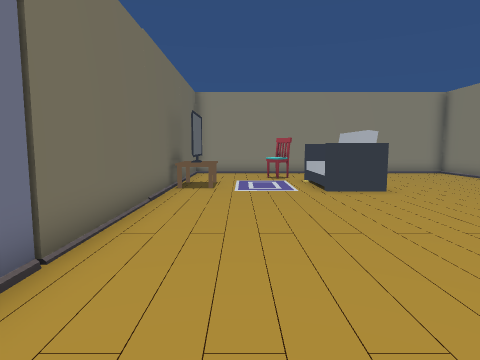
[1] (above)

16 first-person views from a walk through a Unity game level. The camera is 1.4 m above the floor, tilts 6° down and sees 75° across. The floor is counted in squares, 1 m on a side. Each view is taken from the middle of a square. On the plan, view 1 faces up. The plan holds only what a view shows up to about 14 squares ahead; the rest is blank. The place goes on beyond the plan. Some animated figures are left out.

[2]
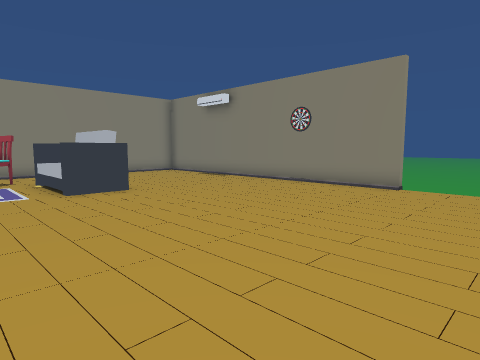

[3]
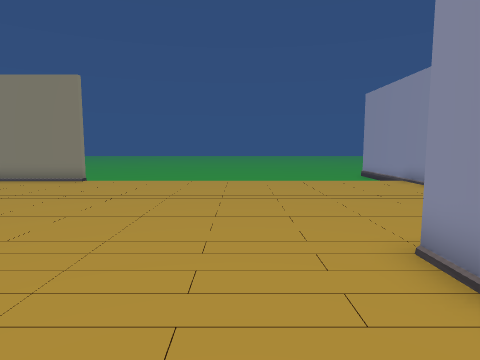

[4]
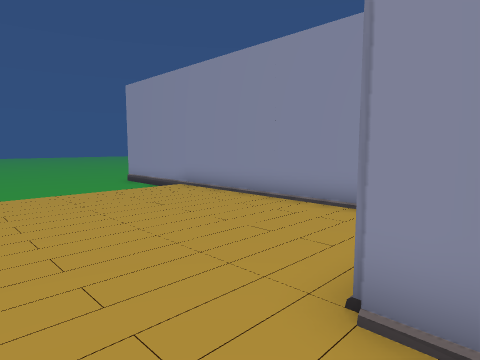

[5]
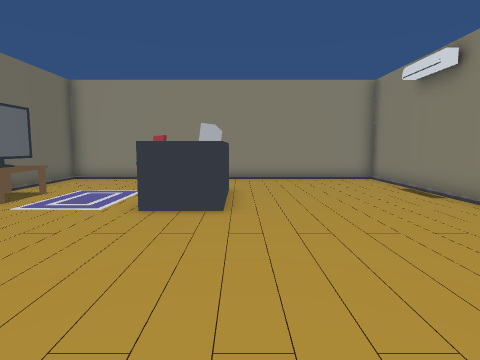

[6]
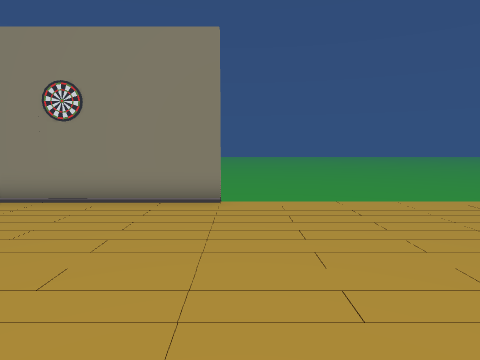

[7]
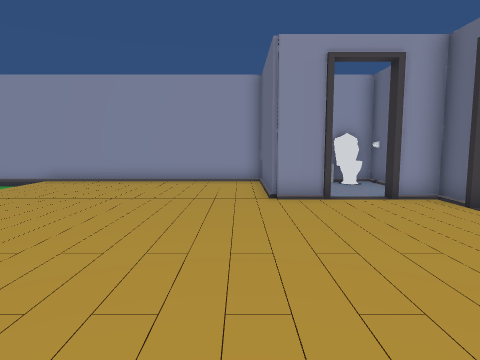

[8]
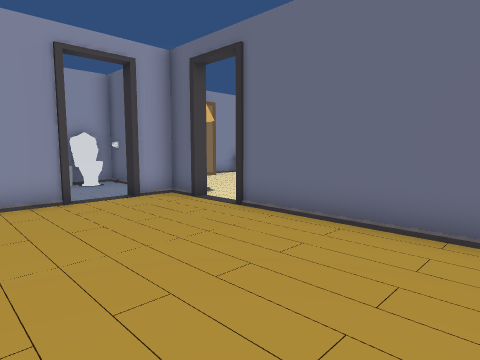

[9]
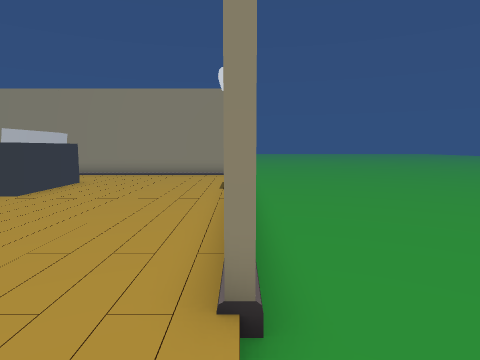

[10]
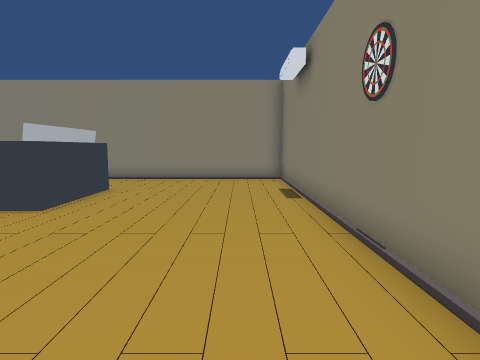

[11]
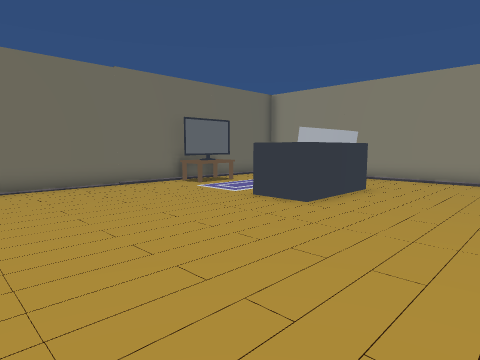

[12]
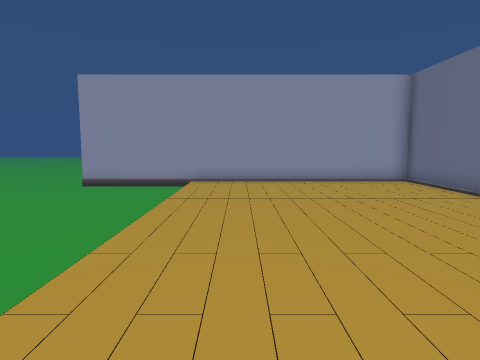

[13]
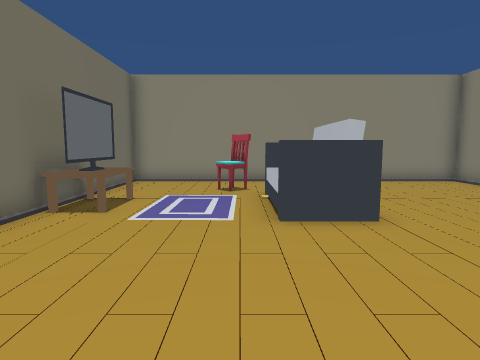

[14]
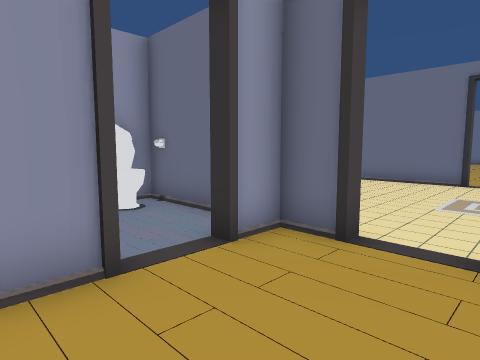

[15]
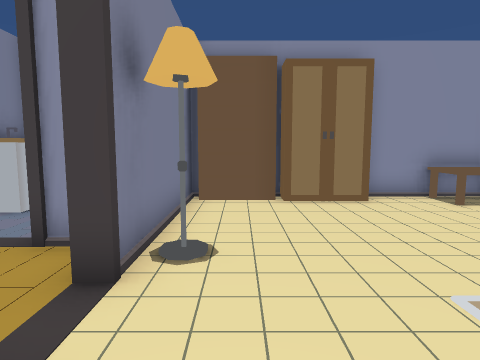

[16]
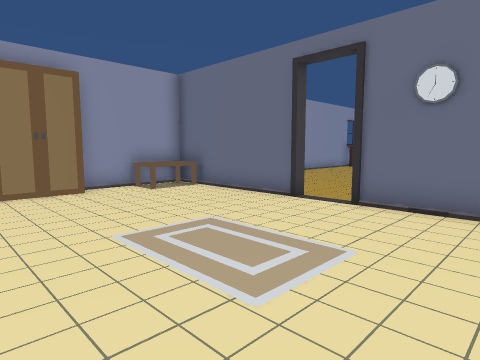

### Floor plan
Key: @ floor where view 1 was taken; # wall or solid block; . main floor; - floor 0.25 m lower than the main floor; / step, stairs or slope; C chair; S sofa; T TV; A table; I toilet; L lamp; O other object.
Columns run from 16 left of view 1 to 15 right of it. Each row starts with its distance up from view 1.
 17               ##############
 16               #............#
 15               #...C........#----
 14               #..CC........#----
 13               #....SSS.....#----
 12               TT. .SSS.....#----
 11               TA. .SSS.....#----
 10               #....SSS.....#----
  9               #............#----
  8               #............#----
  7               #............#----
  6               #............#----
  5               #............#---
  4              ##............#----
  3               #............/----
  2               #............/----
  1         ... . #............/----
  0      #......  #.@........../----
 -1      #....... #............/----
 -2      #... ... #............/----
 -3    ...... ................./----
 -4  ...##.......##............/----
 -5 .... #.......L##.##......../----
 -6 ..   #.......###. #......../----
 -7      #.......##...#......../----
 -8      #.......##..O#......../----
 -9      AAA.######I O#......../----
-10      ##### #####  ##############

Where each view was taken, in squares from view 1:
view 1: 0 up, 0 right, facing up
view 2: 0 up, 0 right, facing up-right
view 3: 3 down, 2 left, facing right
view 4: 3 down, 1 right, facing down-right
view 5: 3 up, 5 right, facing up
view 6: 3 up, 3 right, facing right
view 7: 3 up, 3 right, facing down
view 8: 3 up, 3 right, facing down-left
view 9: 1 up, 11 right, facing up
view 10: 3 up, 9 right, facing up
view 11: 3 up, 9 right, facing up-left
view 12: 3 up, 9 right, facing down
view 13: 4 up, 2 right, facing up
view 14: 2 down, 2 right, facing down-left
view 15: 1 down, 4 left, facing down
view 16: 1 up, 4 left, facing down-left
